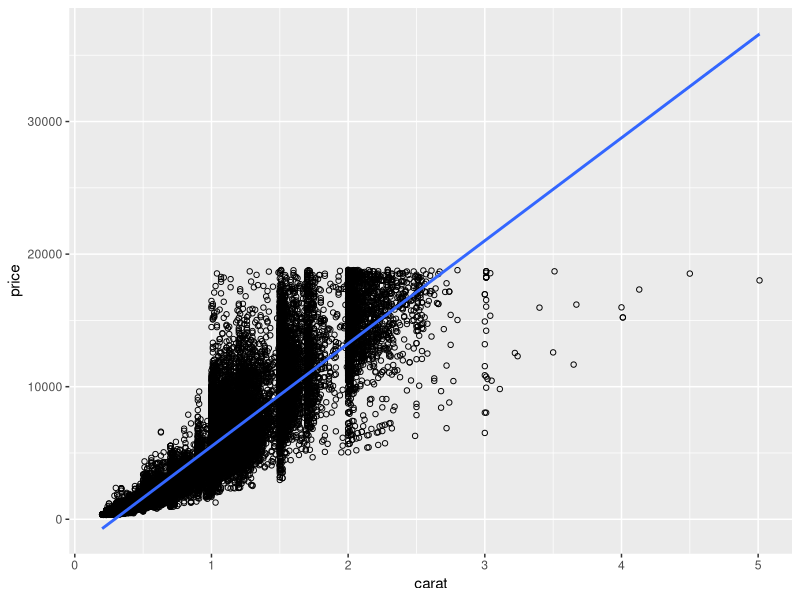
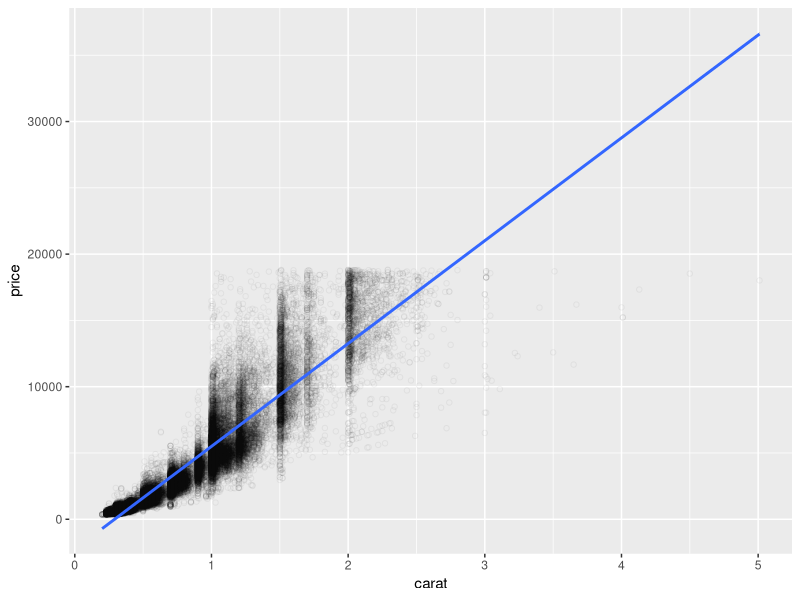
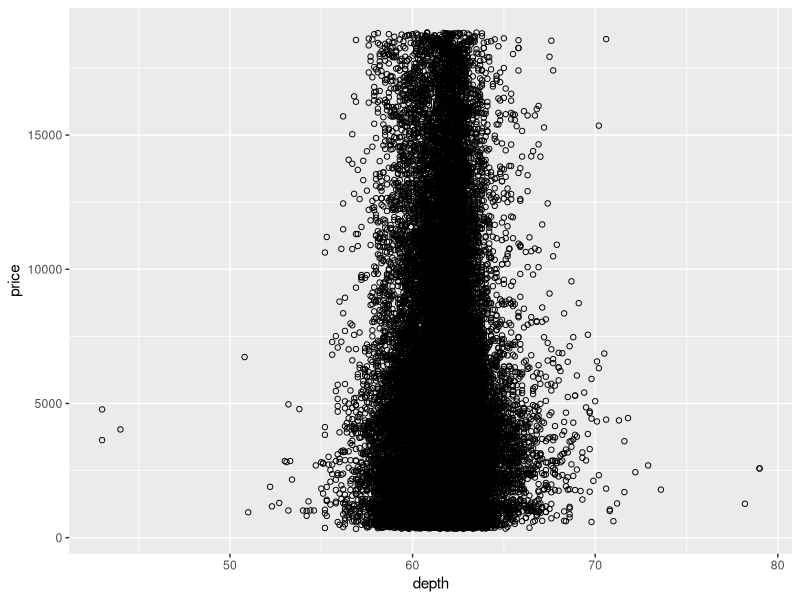
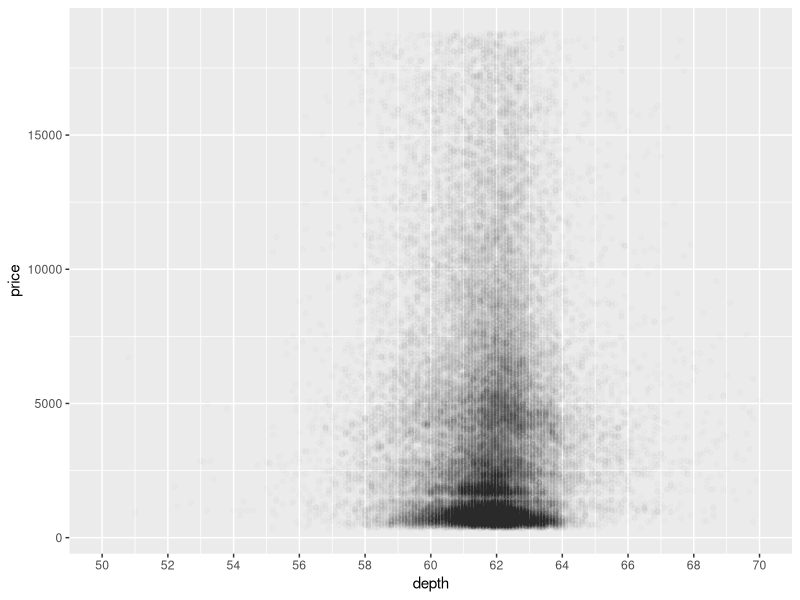
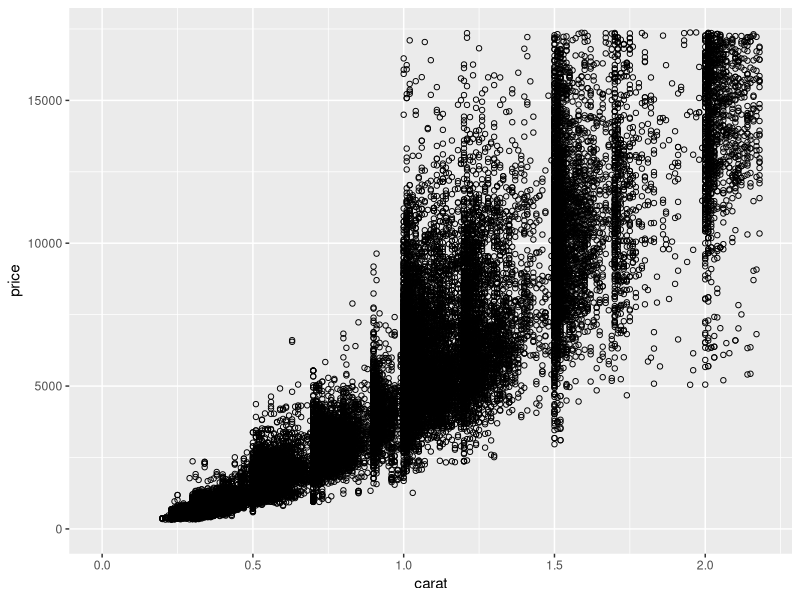
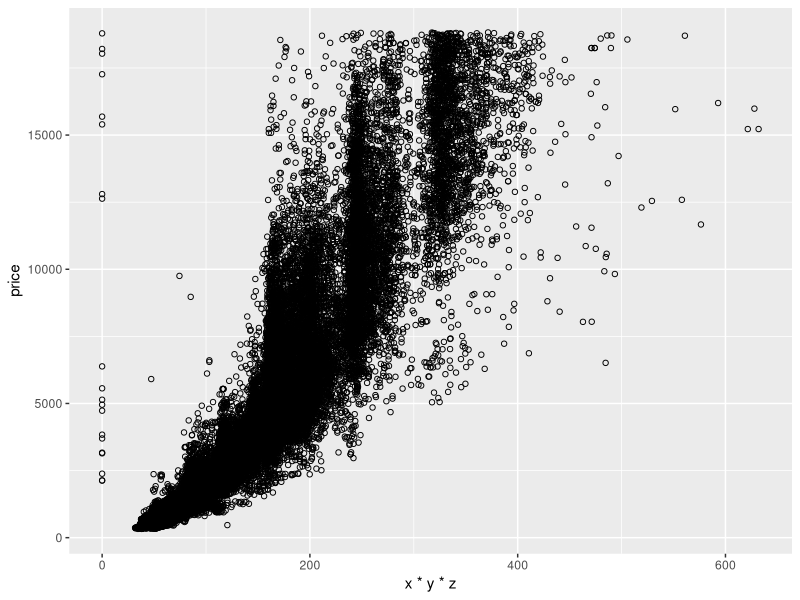
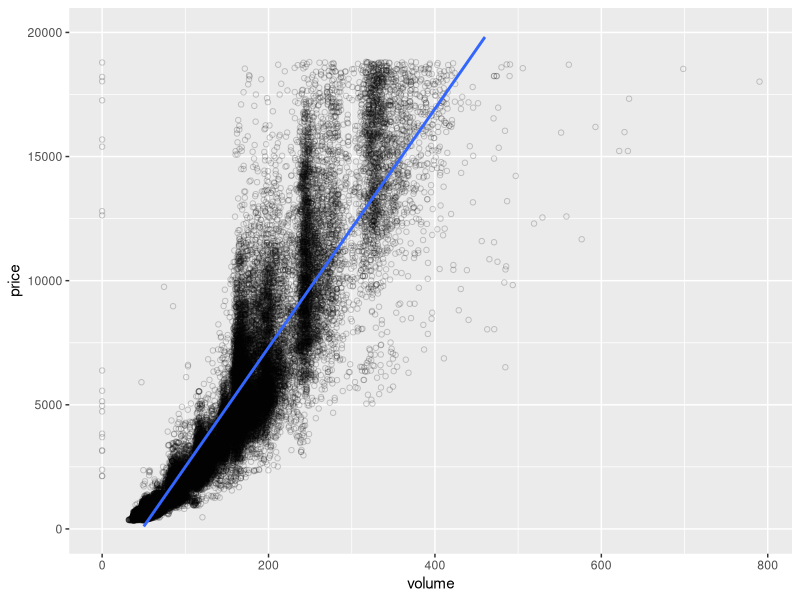

Write the R code that produced these figures, in order.
# Problem Set 4

library(ggplot2)
data(diamonds)
summary(diamonds)


#Q1
ggplot(diamonds, aes(x=carat, y=price)) +
  geom_point(shape=1) +    # Use hollow circles
  geom_smooth(method=lm) 

ggplot(diamonds, aes(x=carat, y=price)) +
  geom_point(shape=1, alpha=0.05) +    # add alpha to counter overplotting
  geom_smooth(method=lm) 

#Q2
#Looks non-linear, need to try some variable transforms

#Q3
cor(diamonds$x, diamonds$price)
cor(diamonds$y, diamonds$price)
cor(diamonds$z, diamonds$price)

#Q4
ggplot(diamonds, aes(x=depth, y=price)) +
  geom_point(shape=1)

#Q5
ggplot(data = diamonds, aes(x = depth, y = price)) + 
  geom_point(alpha=0.01)+
  scale_x_continuous(breaks=seq(50,70,2), lim=c(50,70))

#Q6
# 58,63

#Q7
cor(diamonds$depth, diamonds$price)

#Q8
ggplot(data = diamonds, aes(x = carat, y = price)) + 
  geom_point(shape=1) +
  xlim(0, quantile(diamonds$carat, 0.99)) +
  ylim(0, quantile(diamonds$price, 0.99))

#Q9
ggplot(data = diamonds, aes(x = x*y*z, y = price)) + 
  geom_point(shape=1) +
  xlim(0, quantile(diamonds$x*diamonds$y*diamonds$z, 0.9999))
diamonds$volume <- diamonds$x * diamonds$y * diamonds$z

#Q10
attach(diamonds)
cor(price[volume!=0 & volume<800], volume[volume!=0 & volume<800])
detach(diamonds)
#or
cor(diamonds$price[diamonds$volume!=0 & diamonds$volume<800], diamonds$volume[diamonds$volume!=0 & diamonds$volume<800])
#or
with(subset(diamonds, volume!=0 & volume<800), cor(price, volume))

#Q11
ggplot(data = subset(diamonds, diamonds$volume<800), aes(x = volume, y = price)) + 
  geom_point(shape=1, alpha=0.2) +
  geom_smooth(method=lm) +
  ylim(0,20000)
#non-linear relationship, needs transformations

#Q12
#detach("package:plyr", unload=TRUE)
install.packages(dplyr)
library(dplyr)

